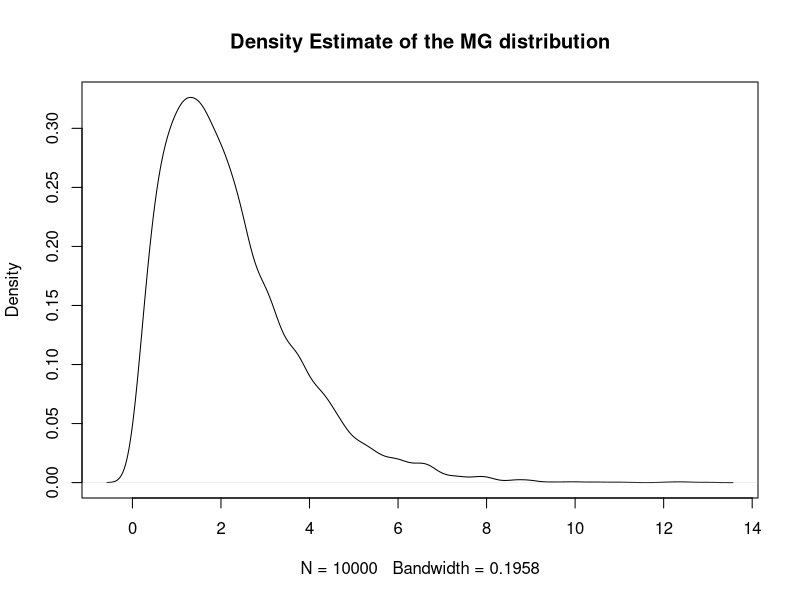
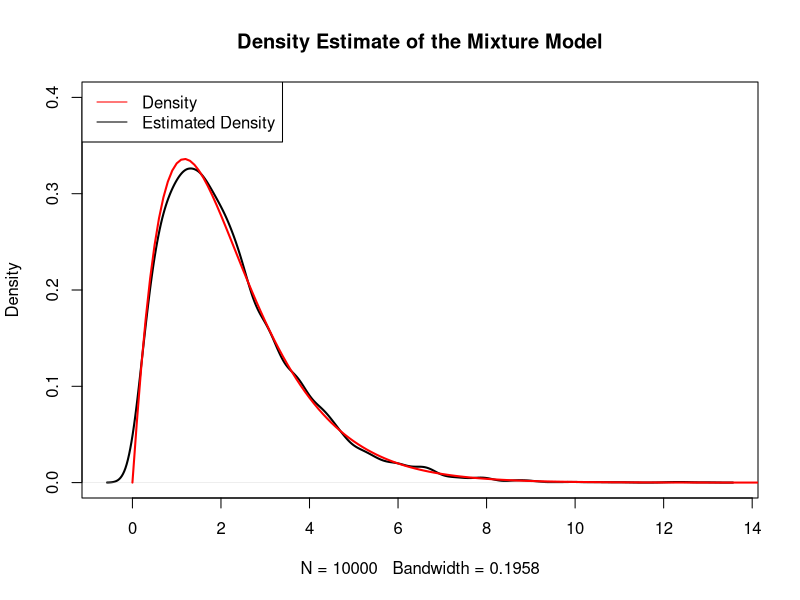
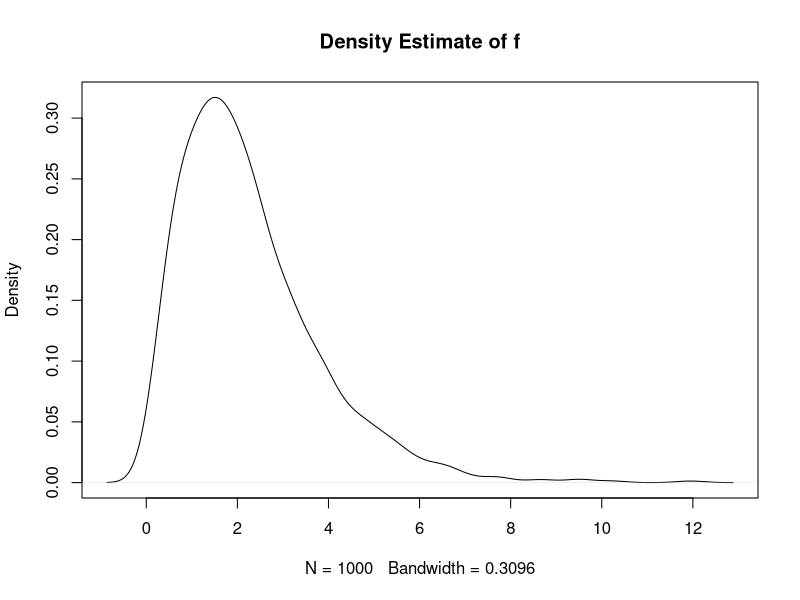
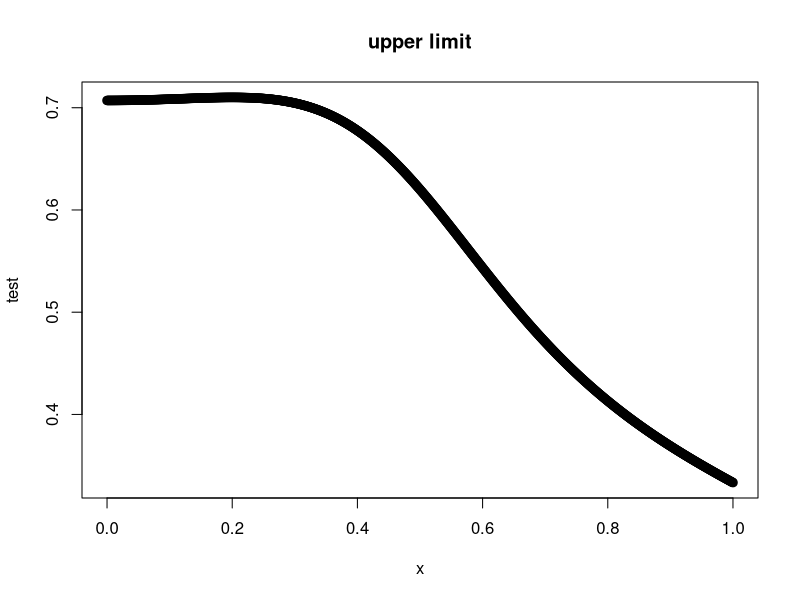
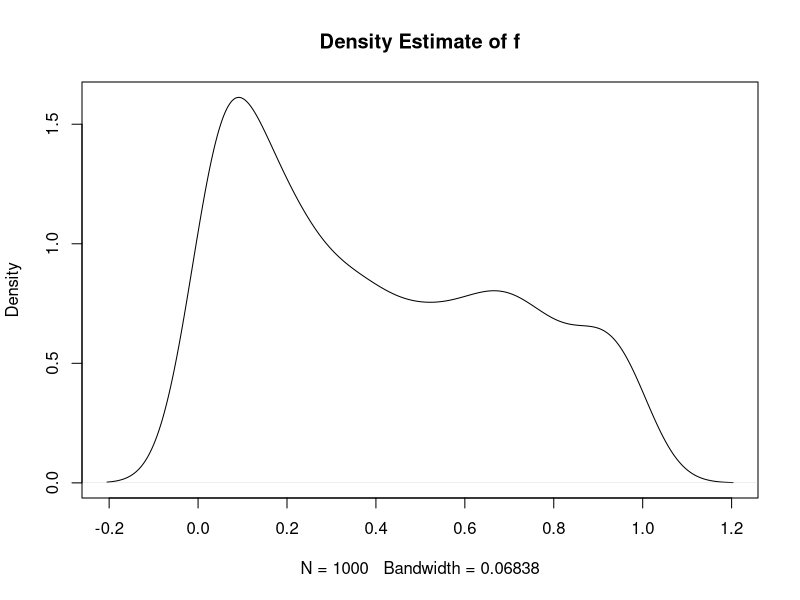
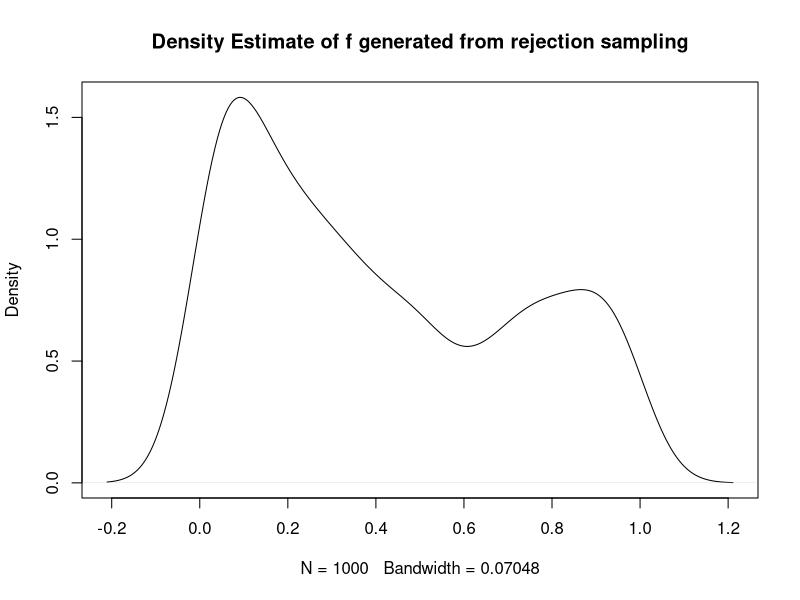

R code for these plots, in order:
## ---- chunk 1
N <- 10000                
U <- runif(N)
rand.samples <- rep(NA,N)

theta <- 2
w1 <- 2*gamma(theta) / (2*gamma(theta) + gamma(theta + 0.5))
C <- 1/(2*gamma(theta) + gamma(theta + 0.5))

for(i in 1:N){
  if(U[i] < w1){
    rand.samples[i] <- rgamma(1,theta,1)
  }
  else{
    rand.samples[i] <- rgamma(1,theta + 0.5,1)
  }
}
plot(density(rand.samples), main = "Density Estimate of the MG distribution")

x = seq(0, 40, .1)
truth = w1*dgamma(x, theta, 1) + (1-w1) * dgamma(x,theta + 0.5, 1)
plot(density(rand.samples), 
     main = "Density Estimate of the Mixture Model",ylim = c(0,.4),lwd = 2)
lines(x, truth, col = "red",lwd = 2)

legend("topleft", c("Density","Estimated Density"), 
       col = c("red","black"),cex = 1,lwd = 1)
## ---- chunk 2

N <- 1000
samplef <- rep(NA,N)
theta <- 2
w1 <- 2 * gamma(theta) / (2 * gamma(theta) + gamma(theta + 0.5))
C <- 1 / (2 * gamma(theta) + gamma(theta + 0.5))
alpha <- sqrt(2) / (2 * C)

for(k in 1:N){
  V <- runif(1)
  if(V < w1){
    X <- rgamma(1,theta,1)
  }
  else{
    X <- rgamma(1,theta+0.5,1)
  }
  U <- runif(1)
  q_x <- sqrt(4 + X) * X^(theta - 1) * exp(-1 * X)
  g_x <- C * (2 * X ^ (theta - 1) + X ^ (theta - 0.5)) * exp(-1 * X)
  m <- q_x/(alpha * g_x)
  if (U > m){cat("one more iteration"); k <- k-1; next}
  else samplef[k] <- X
  }

plot(density(samplef),main = "Density Estimate of f")
## ---- chunk 3
#Plotting 
x <- seq(0,1,.001)
p1 <- 0.5
theta <- 3
beta <- 4
denomina <- p1*(1 / beta(theta,1)) * x ^ (theta-1) +
  (1-p1) * (1/beta(1,beta)) * ((1-x)^(beta-1))

nomina <- x^(theta - 1) / (1 + x^2) + sqrt(2 + x^2)*(1 - x)^(beta-1)
test <- nomina/denomina

plot(x, test, main = "upper limit", lwd = 2)
X <- 0
denomina <- p1 * (1 / beta(theta,1)) * X^(theta-1) + 
  (1-p1) * (1/beta(1, beta)) * ((1-X)^(beta-1))
nomina <- X^(theta-1) / (1 + X^2) + sqrt(2 + X^2) * (1 - X)^(beta - 1)
alpha <- nomina/denomina
N <- 1000
samplef <- rep(NA,N)
k <- 1
while(k <= N){
  V <- runif(1)
  if(V < p1){
    X <- rbeta(1, theta, 1)
  }
  else{
    X <- rbeta(1, 1, beta)
  }
  U <- runif(1)
  q_x <- X^(theta - 1) / (1 + X^2) + sqrt(2 + X^2) * (1-X)^(beta-1)
  g_x <- p1 * (1/beta(theta,1)) * X^(theta-1) 
         + (1-p1) * (1/beta(1,beta)) * ((1-X)^(beta-1))
  m <- q_x / (alpha * g_x)
  if ( U > m ) {next}
  samplef[k] <- X
  k <- k + 1
 
}

plot(density(samplef), main = "Density Estimate of f")
## ---- chunk 4
N <- 1000
samplef <- rep(NA,N)
theta <- 3
beta <- 4
alpha_1 <- beta(theta,1)
alpha_2 <- sqrt(3)*beta(1,beta)
w1 <- alpha_1 / (alpha_1 + alpha_2)
k <- 1
while(k <= N){
  #sampling from g
  V <- runif(1)
  if(V < w1){
    #k=1
    X <- rbeta(1,theta,1)
    U <- runif(1)
    q_x <- X^(theta-1) / (1 + X^2)
    g_x <- X^(theta-1) / beta(theta,1)
    m <- q_x / (alpha_1 * g_x)
  }
  else{
    #k=2
    X <- rbeta(1,1,beta)
    U <- runif(1)
    q_x <- sqrt(2 + X^2)*(1 - X)^(beta - 1)
    g_x <- (1 - X)^(beta - 1) / beta(1, beta)
    m <- q_x / (alpha_2 * g_x)
  }
  if ( U > m ) { next }
  samplef[k] <- X
  k <- k+1 
  }

plot(density(samplef), main = "Density Estimate of f generated from rejection sampling")
